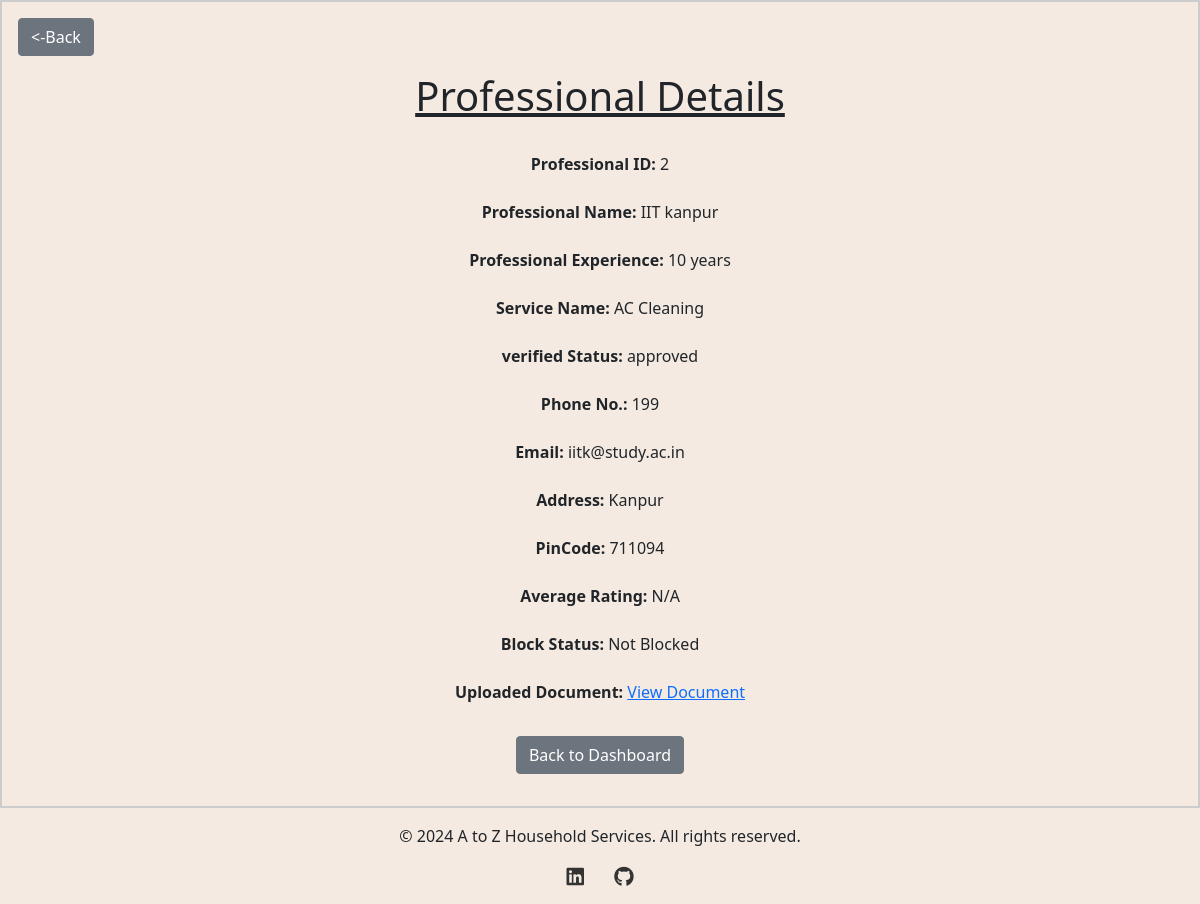
Before: /professional/2 with the older database file.
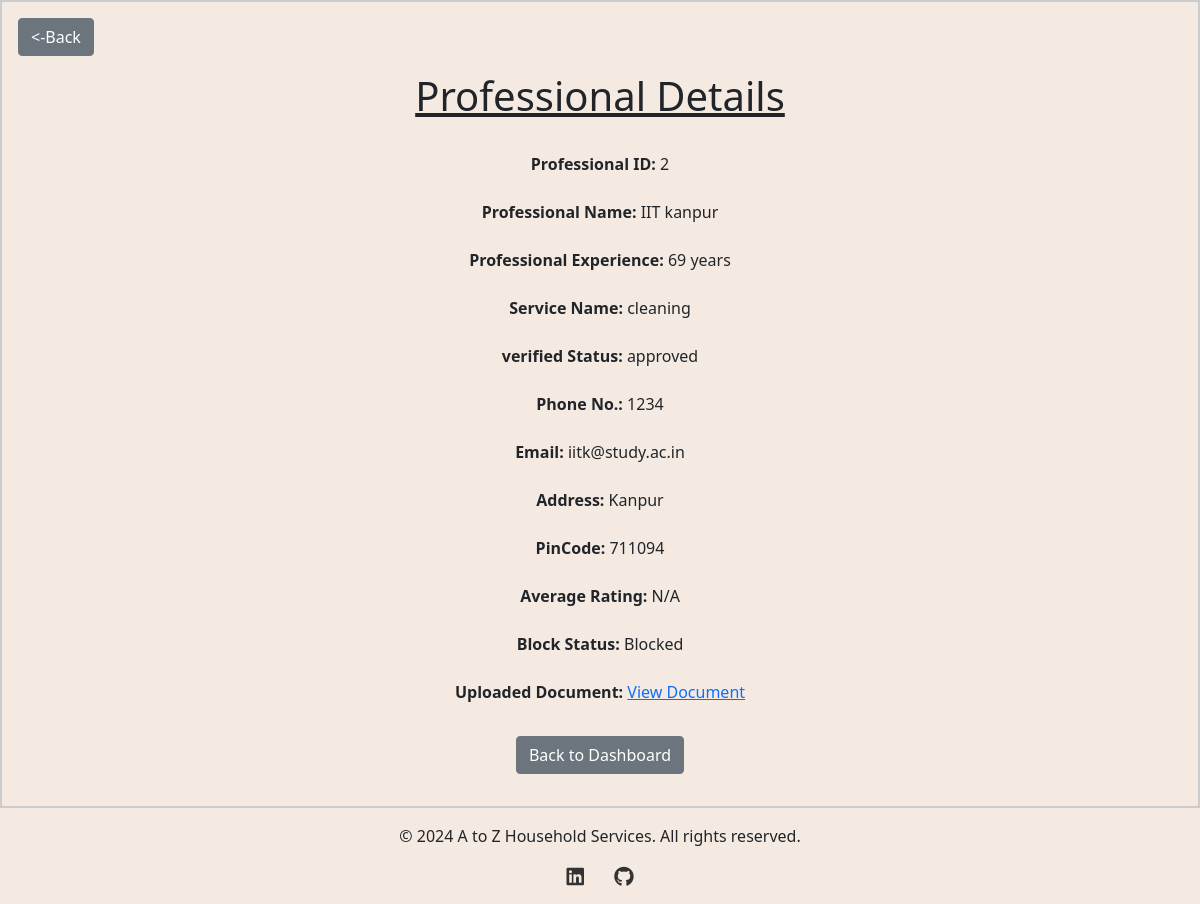
After: the same page with the newer database file.
### backend/models.py (models this page shows)
class Service_Professional(db.Model):
    __tablename__ = "service_professional"
    id = db.Column(db.Integer, primary_key=True, autoincrement=True)
    username = db.Column(db.String, unique=True, nullable=False)
    password = db.Column(db.String, nullable=False)
    name = db.Column(db.String, nullable=False)
    service_type = db.Column(
        db.String, nullable=False
    )  # nullable true done for some reason
    experience = db.Column(db.Integer, nullable=False)
    phone_no = db.Column(db.Integer, nullable=False)
    email = db.Column(db.String, unique=True, nullable=False)
    address = db.Column(db.String, nullable=False)
    pin_code = db.Column(db.String, nullable=False)
    verified_status = db.Column(db.String, nullable=True, default="Not verified yet")
    gender = db.Column(db.String, nullable=True)  # New column for gender (optional)
    profile_pic = db.Column(
        db.String, nullable=True
    )  # New column for profile picture (optional)
    average_rating = db.Column(db.Float, nullable=True)  # New column for average rating
    document = db.Column(db.String, nullable=True)  # Column to store document path
    block_status = db.Column(db.Boolean, default=False)  # Block/unblock status
    custom_services = db.relationship(
        "ProfessionalService",
        back_populates="professional",
        lazy=True,
        cascade="all, delete-orphan",
    )

### backend/controller.py (the view)
@app.route("/professional/<int:professional_id>", methods=["GET"])
def professional_details(professional_id):
    professional = Service_Professional.query.get(professional_id)
    if professional:
        return render_template("professional_details.html", professional=professional)
    else:
        return "Service not found", 404

### templates/professional_details.html (shortened to what this page needs)
</html>
<!DOCTYPE html>
<html lang="en">
<head>
    <link href="https://cdn.jsdelivr.net/npm/bootstrap@5.0.2/dist/css/bootstrap.min.css" rel="stylesheet" />
    <link rel="stylesheet" href="/static/style.css" />
</head>
<body>
    <div id="container">
        <button class="btn btn-secondary" onclick="goBack()"><-Back </button>
                <br>
                <div id="panel">
                    <h1 style="text-decoration: underline;">Professional Details</h1>
                    <br>
                    <p><strong>Professional ID:</strong> {{ professional.id }} <br> <br>
                        <strong>Professional Name:</strong> {{ professional.name }}<br><br>
                        <strong>Professional Experience:</strong> {{ professional.experience }} years<br><br>
                        <strong>Service Name:</strong> {{ professional.service_type }}<br><br>
                        <strong>verified Status:</strong> {{ professional.verified_status }}<br><br>
                        <strong>Phone No.:</strong> {{ professional.phone_no }}<br><br>
                        <strong>Email:</strong> {{ professional.email }}<br><br>
                        <strong>Address:</strong> {{ professional.address }}<br><br>
                        <strong>PinCode:</strong> {{ professional.pin_code }}<br><br>
                        <strong>Average Rating:</strong>
                        {% if professional.average_rating %}
                        professional.average_rating
                        {% else %}
                        N/A
                        {% endif %}
                        <br><br>
                        <strong>Block Status:</strong>
                        {% if professional.block_status %}
                        Blocked
                        {% else %}
                        Not Blocked
                        {% endif %}
                        <br><br>
                        <strong>Uploaded Document:</strong>
                        {% if professional.document %}
                        <a href="{{ url_for('static', filename='uploads/' + professional.document.split('/')[-1]) }}"
                            target="_blank">
                            View Document
                        </a>
                        {% else %}
                        No document uploaded.
                        {% endif %}
                    </p>
                    <a href="{{ url_for('admin_dashboard') }}" class="btn btn-secondary mt-3">Back to Dashboard</a>
                </div>
    </div>
    <link rel="stylesheet" href="https://cdnjs.cloudflare.com/ajax/libs/font-awesome/6.0.0-beta3/css/all.min.css">
    <footer class="text-center py-3">
        <div class="container">
            <p>&copy; 2024 A to Z Household Services. All rights reserved.</p>
            <div class="social-icons">
                <a href="https://www.linkedin.com/in/tushar-jalan-2k5/" target="_blank" class="me-3">
                    <i class="fab fa-linkedin fa-lg"></i>
                </a>
                <a href="https://github.com/Tusharisme" target="_blank">
                    <i class="fab fa-github fa-lg"></i>
                </a>
            </div>
        </div>
    </footer>
</body>
</html>

### static/style.css (style rules this page uses)
body { background-color: #f4eae1; }
#panel { width: auto; margin: auto; height: auto; text-align: center; padding: 2vh; border: 0px solid black; border-radius: 10px; }
#container { width: auto; margin: auto; padding: 2vh; border: 2px solid #ccc; }
.social-icons a { color: #333; margin: 0 10px; text-decoration: none; }

Changed rows visible on the page:
changed Service_Professional "IIT kanpur": experience "10" → "69"; service_type "AC Cleaning" → "cleaning"; phone_no "199" → "1234"
Other visible differences:
text no longer shown: "Not Blocked"
text now shown: "Blocked"
